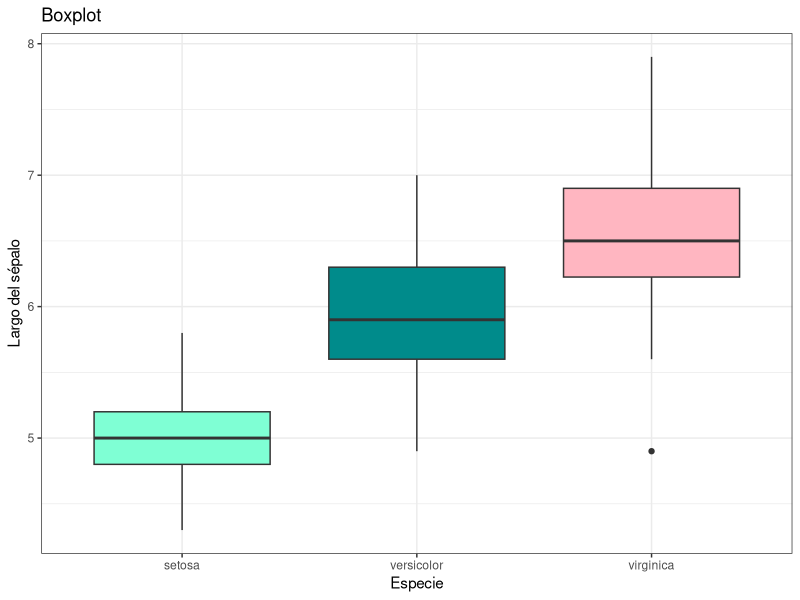

This figure's R source:
## ---- chunk 1
knitr::opts_chunk$set(echo = TRUE)
## ---- chunk 2
data(iris)
## ---- chunk 3
dim(iris)
## ---- chunk 4
colnames(iris)
## ---- chunk 5
summary(iris)
## ---- chunk 6
install.packages("ggplot2")
## ---- chunk 7
library(ggplot2)
## ---- chunk 8
color1=c("aquamarine","darkcyan","lightpink")
## ---- chunk 9
BX<-ggplot(iris, aes(x=Species, y=Sepal.Length))+
  geom_boxplot(fill=color1)+
  ggtitle("Boxplot")+
  xlab("Especie")+
  ylab("Largo del sépalo")+
  theme_bw()
## ---- chunk 10
BX
